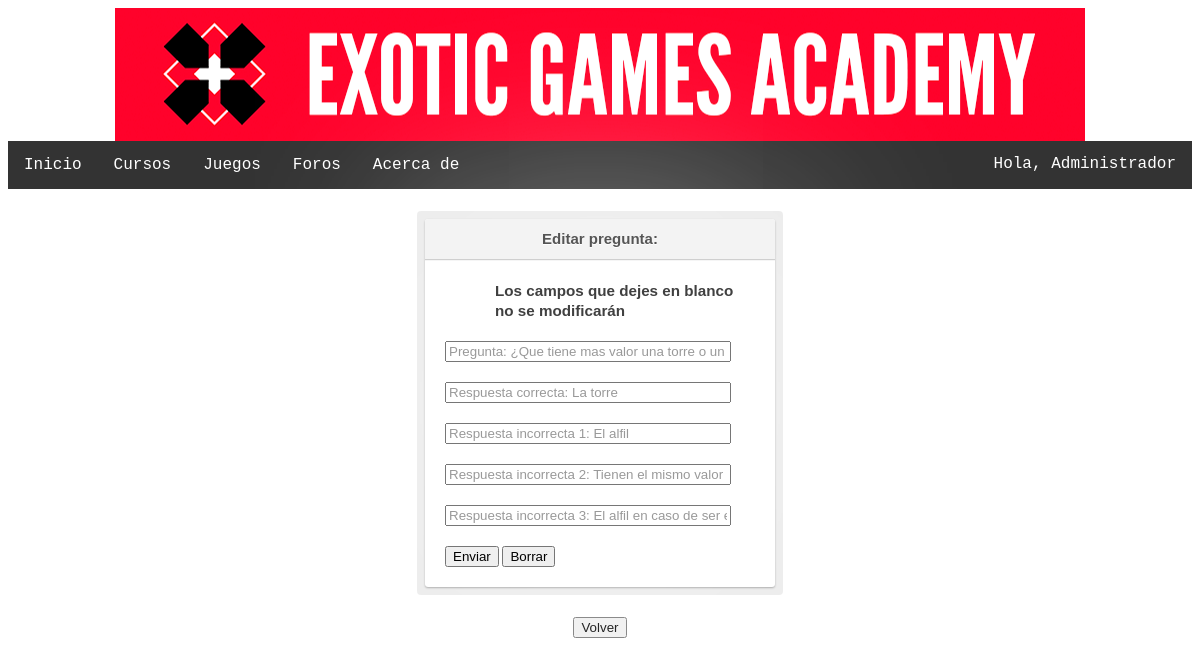
Page /editarPregunta.php?id=17&idTest=5 (signed in) on the committed database.
### tables this page shows
CREATE TABLE IF NOT EXISTS `preguntastest` (
  `idPregunta` int(3) NOT NULL AUTO_INCREMENT,
  `idTest` int(3) NOT NULL,
  `pregunta` mediumtext NOT NULL,
  `respuestaCorrecta` mediumtext NOT NULL,
  `respuestaIncorrecta1` mediumtext NOT NULL,
  `respuestaIncorrecta2` mediumtext NOT NULL,
  `respuestaIncorrecta3` mediumtext NOT NULL,
  PRIMARY KEY (`idPregunta`),
  KEY `test_fk_item` (`idTest`)
);

### includes/Pregunta.php (called while the page is built, shortened)
<?php
class Pregunta
{
    private $pregunta;
    private $respuestaCorrecta;
    private $respuesta1;
    private $respuesta2;
    private $respuesta3;
    public function __construct($pregunta, $respuestaCorrecta, $respuesta1, $respuesta2, $respuesta3, $idPregunta)
    {
        $this->pregunta = $pregunta;
        $this->respuestaCorrecta = $respuestaCorrecta;
        $this->respuesta1=$respuesta1;
        $this->respuesta2=$respuesta2;
        $this->respuesta3=$respuesta3;
    }
    public function getPregunta()
    {
        return $this->pregunta;
    }
    public function getRespuestaCorrecta()
    {
        return $this->respuestaCorrecta;
    }
    public function getRespuesta1()
    {
        return $this->respuesta1;
    }
    public function getRespuesta2()
    {
        return $this->respuesta2;
    }
    public function getRespuesta3()
    {
        return $this->respuesta3;
    }
    public static function obtenerPreguntaporID($idPregunta)
    {
        $app = Aplicacion::getSingleton();
        $conn = $app->conexionBd();
        $query = sprintf("SELECT * FROM `preguntastest` WHERE `idPregunta`=%s", $conn->real_escape_string($idPregunta));
        $rs = $conn->query($query);
        if ($rs && $rs->num_rows == 1) {
            $registro = $rs->fetch_assoc();
            $pregunta = new Pregunta($registro['pregunta'], $registro['respuestaCorrecta'], $registro['respuestaIncorrecta1'], $registro['respuestaIncorrecta2'], $registro['respuestaIncorrecta3'], $registro['idPregunta']);
        }
        return $pregunta;
    }
}

### includes/FormulariosAdmin/FormularioPregunta.php (the view, shortened to what this page needs)
<?php
class FormularioPregunta extends Form
{
    protected function generaCamposFormulario($datos, $errores = array())
    {
        $item=Pregunta::obtenerPreguntaporID($_GET["id"]);
        $pregunta = "Pregunta: ";
        $pregunta .= $item->getPregunta();
        $rC = "Respuesta correcta: ";
        $rC .= $item->getRespuestaCorrecta();
        $r1 = "Respuesta incorrecta 1: ";
        $r1 .= $item->getRespuesta1();
        $r2 = "Respuesta incorrecta 2: ";
        $r2 .= $item->getRespuesta2();
        $r3 = "Respuesta incorrecta 3: ";
        $r3 .= $item->getRespuesta3();
        $html = <<<EOF
                <p>
                <input type="text" name="Pregunta" placeholder="$pregunta">
                </p>
                <p>
                <input type="text" name="rC" placeholder="$rC">
                </p>
                <p>
                <input type="text" name="r1" placeholder="$r1">
                </p>
                <p>
                <input type="text" name="r2" placeholder="$r2">
                </p>
                <p>
                <input type="text" name="r3" placeholder="$r3">
                </p>
                <p>
                <input type="submit" name="enviar" value= "Enviar" />
                <input type="reset" name="borrar" value="Borrar" />
                </p>
            EOF;
        return $html;
    }
}

### css/estilos.css (style rules this page uses)
p { margin-left: 50px; font-family: Helvetica, Arial, sans-serif; }
body { font: 13px/20px "Lucida Grande", Tahoma, Verdana, sans-serif; color: #404040; }
.login p { margin: 20px 0 0; }
.login input[type=text], .login input[type=password] { width: 278px; }
input { outline: none; }

### rows in the picture
preguntastest: Pregunta "Pregunta: ¿Que tiene mas valor una torre o un alfil?", rC "Respuesta correcta: La torre", r1 "Respuesta incorrecta 1: El alfil", r2 "Respuesta incorrecta 2: Tienen el mismo valor", r3 "Respuesta incorrecta 3: El alfil en caso de ser el de suelo blanco"

### other values in the picture
$_SESSION["given"] "Administrador"
